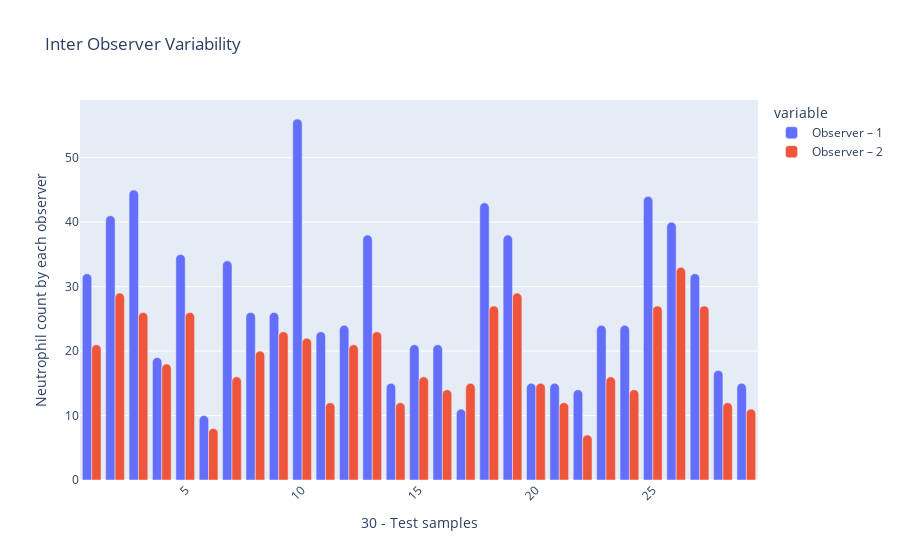

Source (notebook cell):
### Code cell
fig = px.bar(InterVar, x='index', y=['Observer – 1', 'Observer – 2'], barmode='group', title='Inter Observer Variability')
fig.update_layout(xaxis_title='30 - Test samples', yaxis_title='Neutrophil count by each observer', xaxis_tickangle=-45, barcornerradius=15),
fig.show()

### Figure 1 — Plotly figure (JSON) as saved in the notebook; plotly's stock layout.template omitted (floating-point values rounded to 4 significant figures)
{"data": [{"alignmentgroup": "True", "hovertemplate": "variable=Observer – 1<br>index=%{x}<br>value=%{y}<extra></extra>", "legendgroup": "Observer – 1", "marker": {"color": "#636efa", "pattern": {"shape": ""}}, "name": "Observer – 1", "offsetgroup": "Observer – 1", "orientation": "v", "showlegend": true, "textposition": "auto", "type": "bar", "x": [1, 2, 3, 4, 5, 6, 7, 8, 9, 10, 11, 12, 13, 14, 15, 16, 17, 18, 19, 20, 21, 22, 23, 24, 25, 26, 27, 28, 29], "xaxis": "x", "y": [32, 41, 45, 19, 35, 10, 34, 26, 26, 56, 23, 24, 38, 15, 21, 21, 11, 43, 38, 15, 15, 14, 24, 24, 44, 40, 32, 17, 15], "yaxis": "y"}, {"alignmentgroup": "True", "hovertemplate": "variable=Observer – 2<br>index=%{x}<br>value=%{y}<extra></extra>", "legendgroup": "Observer – 2", "marker": {"color": "#EF553B", "pattern": {"shape": ""}}, "name": "Observer – 2", "offsetgroup": "Observer – 2", "orientation": "v", "showlegend": true, "textposition": "auto", "type": "bar", "x": [1, 2, 3, 4, 5, 6, 7, 8, 9, 10, 11, 12, 13, 14, 15, 16, 17, 18, 19, 20, 21, 22, 23, 24, 25, 26, 27, 28, 29], "xaxis": "x", "y": [21, 29, 26, 18, 26, 8, 16, 20, 23, 22, 12, 21, 23, 12, 16, 14, 15, 27, 29, 15, 12, 7, 16, 14, 27, 33, 27, 12, 11], "yaxis": "y"}], "layout": {"barcornerradius": 15, "barmode": "group", "legend": {"title": {"text": "variable"}, "tracegroupgap": 0}, "title": {"text": "Inter Observer Variability"}, "xaxis": {"anchor": "y", "domain": [0, 1], "tickangle": -45, "title": {"text": "30 - Test samples"}}, "yaxis": {"anchor": "x", "domain": [0, 1], "title": {"text": "Neutrophil count by each observer"}}}}
